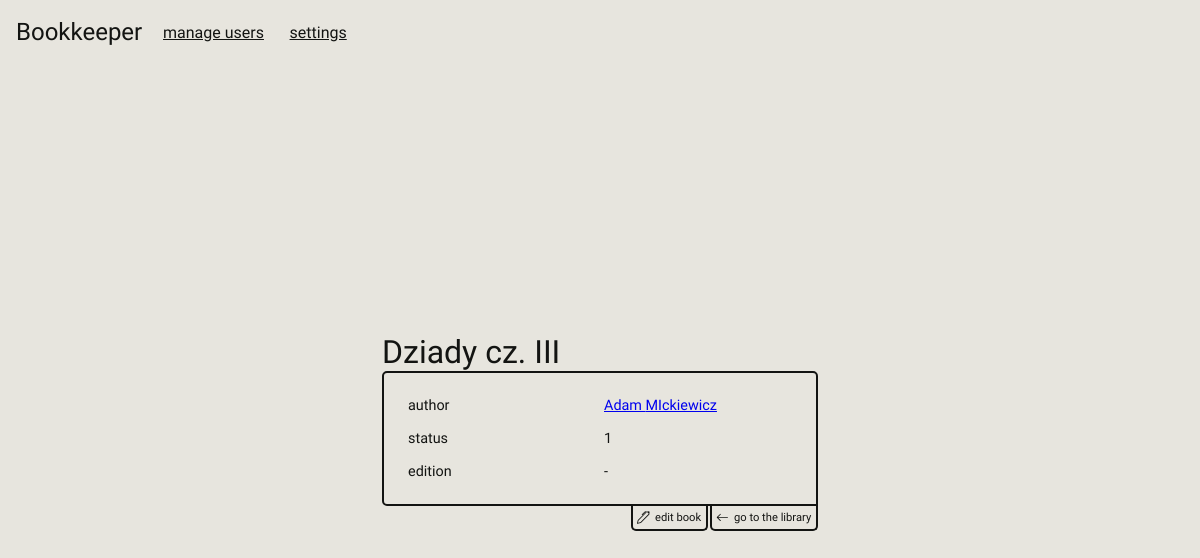
The page /book/2 on the database its author committed.
### bookkeeper/database/models.py (models this page shows, shortened)
class Base(DeclarativeBase):
    id      = Column(Integer, primary_key = True)

class BookSchema(Base):
    __tablename__ = "books"
    title   = Column(String, nullable  = False)
    edition = Column(Integer, nullable = True)
    status  = Column(Integer, nullable  = False)
    author_id  = Column(Integer, ForeignKey("authors.id"), nullable = False)
    held_by    = Column(Integer, ForeignKey("users.id"), nullable = True)
    library_id = Column(Integer, ForeignKey("libraries.id"), nullable = False)
    user    = relationship("UserSchema", back_populates = "books")
    author  = relationship("AuthorSchema", back_populates = "books")
    library = relationship("LibrarySchema", back_populates = "books")

class AuthorSchema(Base):
    __tablename__ = 'authors'
    name    = Column(String, nullable = False)
    surname = Column(String, nullable = True)
    books = relationship("BookSchema", back_populates = "author")

### bookkeeper/database/DTO.py (called while the page is built)
    def from_db(author: AuthorSchema):
        return Author(author.name, author.surname, author.id)

    def from_db(user: UserSchema):
        if user: return User(user.name, user.surname, user.id)

    def from_db(library: LibrarySchema):
        return Library(library.name, owned_by=User.from_db(library.user).id, id = library.id, owner = User.from_db(library.user))

    def from_db(book: BookSchema):
        return Book(
            title = book.title,
            author_id = book.author.id,
            edition = book.edition,
            status = book.status,
            library = Library.from_db(book.library),
            library_id=book.library.id,
            user = User.from_db(book.user),
            user_id = book.held_by,
            id = book.id,
            author = Author.from_db(book.author)
        )

### bookkeeper/database/database.py (called while the page is built)
    def get_book_by_id(self, id: int) -> DBResponse:
        session = Session(bind = self.engine)
        resp =  DBResponse(DBMessage.OBJECT , Book.from_db(session.query(BookSchema).where(BookSchema.id == id).first()))
        session.close()
        return resp

### bookkeeper/desktop/__init__.py (called while the page is built)
    def __call__(self, **kwargs):
        return self.action(**kwargs, **self.kwargs)

### bookkeeper/desktop/routes.py (called while the page is built)
def book(id: int, db : Database):
    return render_page('book.html', book = db.get_book_by_id(id).value)

### bookkeeper/desktop/utils.py (called while the page is built)
def render_page(template, **kwargs):
    mode = get_setting("dark-mode", False)
    go_back = get_arg("go_back")
    return render_template(template, mode= "dark" if mode else "light", go_back = go_back, **kwargs)

def get_arg(arg_name: str, cast_to :type = str):
    try:
        ans = request.args[arg_name]
    except: return None
    try:
        return cast_to(ans)
    except:
        return None

### bookkeeper/desktop/templates/book.html (shortened to what this page needs)
{% extends "base.html"%}
{% block head%}
<link rel="stylesheet" href="{{ url_for('static', filename='css/book.css') }}">
{% endblock %}
{% block body %}
<div class="contianer">
    <h1>{{book.title}}</h1>
    <div class="book">
        <div class="row">
            <p>author</p>
            <a href="/author/{{book.author.id}}?go_back={{url_for(request.endpoint, **request.view_args)}}">{{book.author.name}} {{book.author.surname}}</a>
        </div>
        <div class="row">
            <p>status</p>
            <p>{{book.status}}</p>
        </div>
        <div class="row">
            <p>edition</p>
            <p>{% if book.edition%}{{book.edition}}{%else%} - {%endif%}</p>
        </div>
    </div>
    <div class="go-back">
        <a href="/edit-book/{{book.id|string}}">edit book</a>
        <a href='/library/{{book.library.id}}' > <svg xmlns="http://www.w3.org/2000/svg"   class="bi bi-arrow-left" viewBox="0 0 16 16">
  <path fill-rule="evenodd" d="M15 8a.5.5 0 0 0-.5-.5H2.707l3.147-3.146a.5.5 0 1 0-.708-.708l-4 4a.5.5 0 0 0 0 .708l4 4a.5.5 0 0 0 .708-.708L2.707 8.5H14.5A.5.5 0 0 0 15 8"/>
</svg> go to the library</a>
    </div>
</div>
{% endblock %}

### bookkeeper/desktop/static/css/global.css (style rules this page uses)
* { padding: 0; margin: 0; font-family: "MedievalSharp", cursive; font-weight: 400; font-style: normal; }
.light { --background-color: #e7e5de; --text-color: #131412; --input-background-color: #d8d7d2; }
body { background-color: var(--background-color); color: var(--text-color); height:100vh; padding: 0;; overflow-y: scroll; }
.go-back { width:100%; text-align: right; display: flex; justify-content: right; gap:.1rem }
.go-back a { border: 2px solid var(--text-color); border-top: 0; border-radius: 0 0 5px 5px; font-size: .7rem; color: var(--text-color); padding: .3rem; text-decoration: none; transition: .1s; display: flex; align-items: center; gap: .3rem; }
.go-back svg { font-size: 70%; width:.8rem; fill: var(--text-color); }

### bookkeeper/desktop/static/css/book.css (style rules this page uses)
.book { border: 2px solid var(--text-color); border-radius: 5px 5px 0px 5px; width:50vh; padding: 1rem; }
.row { color: var(--text-color); text-decoration: none; font-size: 90%; padding: .5rem; display: grid; grid-template-columns: 1fr 1fr; transition: .1s; gap:.5rem; }

### rows shown on the page
BookSchema: title "Dziady cz. III"
AuthorSchema: author.name "Adam", author.surname "MIckiewicz"

### other values the page prints
{{ book.status }} "1"
